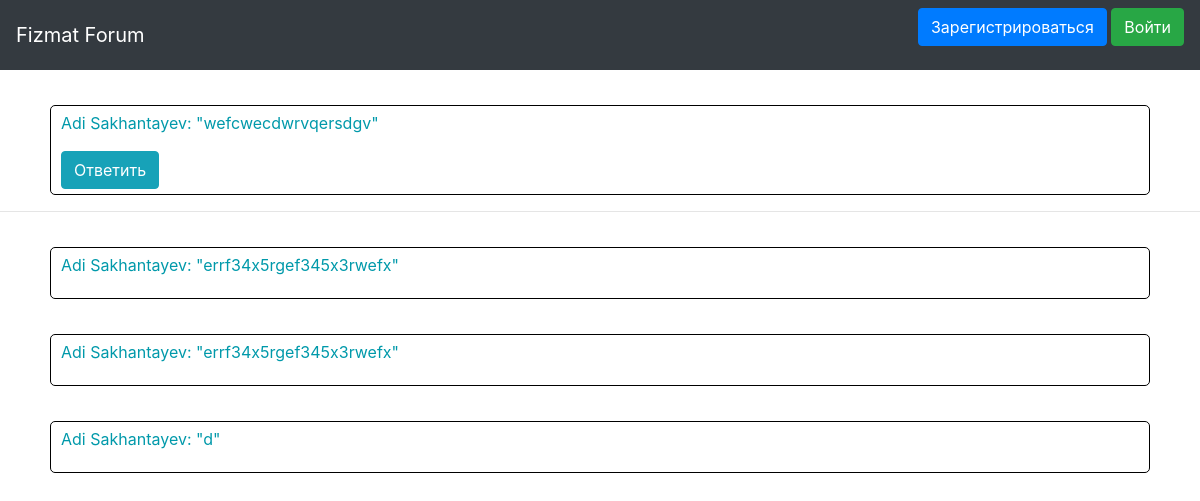
The app's page /answers/1 with its own data.
### data/users.py (models this page shows, shortened)
class User(SqlAlchemyBase, UserMixin, SerializerMixin):
    __tablename__ = 'users'
    id = sqlalchemy.Column(sqlalchemy.Integer, primary_key=True, autoincrement=True)
    surname = sqlalchemy.Column(sqlalchemy.String, nullable=False)
    name = sqlalchemy.Column(sqlalchemy.String, nullable=False)
    age = sqlalchemy.Column(sqlalchemy.Integer, nullable=False)
    email = sqlalchemy.Column(sqlalchemy.String, index=True, unique=True, nullable=False)
    hashed_password = sqlalchemy.Column(sqlalchemy.String)

### data/comments.py (models this page shows)
class Comment(SqlAlchemyBase, UserMixin, SerializerMixin):
    __tablename__ = 'comments'
    id = sqlalchemy.Column(sqlalchemy.Integer, primary_key=True, autoincrement=True)
    text = sqlalchemy.Column(sqlalchemy.String, nullable=False)
    user_id = sqlalchemy.Column(sqlalchemy.Integer, sqlalchemy.ForeignKey("users.id"))
    thread_id = sqlalchemy.Column(sqlalchemy.Integer, sqlalchemy.ForeignKey("threads.id"))
    user = orm.relation('User')
    thread = orm.relation('Thread')

### data/answers.py (models this page shows)
class Answer(SqlAlchemyBase, UserMixin, SerializerMixin):
    __tablename__ = 'answers'
    id = sqlalchemy.Column(sqlalchemy.Integer, primary_key=True, autoincrement=True)
    text = sqlalchemy.Column(sqlalchemy.String, nullable=False)
    user_id = sqlalchemy.Column(sqlalchemy.Integer, sqlalchemy.ForeignKey("users.id"))
    comm_id = sqlalchemy.Column(sqlalchemy.Integer, sqlalchemy.ForeignKey("comments.id"))
    user = orm.relation('User')
    comment = orm.relation('Comment')

### main.py (the view)
@app.route('/answers/<cid>')
def answers(cid):
    session = db_session.create_session()
    return render_template('answers.html',
                           comment=session.query(Comment).filter(Comment.id == cid).first(),
                           answers=session.query(Answer).filter(Answer.comm_id == cid).all())

### data/db_session.py (called while the page is built)
def create_session() -> Session:
    global __factory
    return __factory()

### templates/answers.html
{% extends "base.html" %}
{% block content %}
<div class="comment">
    <p>{{ comment.user.name }} {{ comment.user.surname }}: "{{ comment.text }}"</p>
    <a href="/add_answer/{{comment.id}}" class="btn btn-info">Ответить</a>
</div>
<hr/>
{% for ans in answers %}
<div class="comment">
    <p>{{ ans.user.name }} {{ ans.user.surname }}: "{{ ans.text }}"</p>
</div>
{% endfor %}
{% endblock %}

### static/css/style.css (style rules this page uses)
.comment { margin-left: 50px; margin-right: 50px; margin-top: 35px; border: solid 1px black; border-radius: 5px; padding: 5px 10px 5px 10px; color: #09a; }

### records on screen
User: user.name "Adi", user.surname "Sakhantayev"
Comment: text "wefcwecdwrvqersdgv"
Answer: user.name "Adi", user.surname "Sakhantayev", text "errf34x5rgef345x3rwefx"
Answer: user.name "Adi", user.surname "Sakhantayev", text "errf34x5rgef345x3rwefx"
Answer: user.name "Adi", user.surname "Sakhantayev", text "d"
